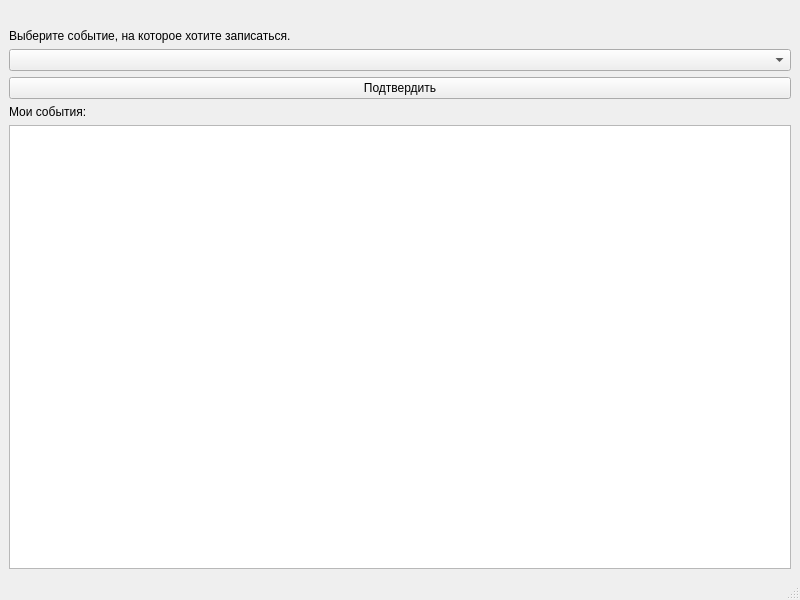
<?xml version="1.0" encoding="UTF-8"?>
<ui version="4.0">
 <class>ChoiceWindow</class>
 <widget class="QMainWindow" name="ChoiceWindow">
  <property name="geometry">
   <rect>
    <x>0</x>
    <y>0</y>
    <width>800</width>
    <height>600</height>
   </rect>
  </property>
  <property name="windowTitle">
   <string>MainWindow</string>
  </property>
  <widget class="QWidget" name="centralwidget">
   <layout class="QVBoxLayout" name="verticalLayout">
    <item>
     <widget class="QLabel" name="label_2">
      <property name="text">
       <string/>
      </property>
     </widget>
    </item>
    <item>
     <widget class="QLabel" name="label">
      <property name="text">
       <string>Выберите событие, на которое хотите записаться.</string>
      </property>
     </widget>
    </item>
    <item>
     <widget class="QComboBox" name="comboBox"/>
    </item>
    <item>
     <widget class="QPushButton" name="pushButton">
      <property name="text">
       <string>Подтвердить</string>
      </property>
     </widget>
    </item>
    <item>
     <widget class="QLabel" name="label_3">
      <property name="text">
       <string>Мои события:</string>
      </property>
     </widget>
    </item>
    <item>
     <widget class="QTableView" name="tableView"/>
    </item>
   </layout>
  </widget>
  <widget class="QMenuBar" name="menubar">
   <property name="geometry">
    <rect>
     <x>0</x>
     <y>0</y>
     <width>800</width>
     <height>21</height>
    </rect>
   </property>
  </widget>
  <widget class="QStatusBar" name="statusbar"/>
 </widget>
 <resources/>
 <connections/>
</ui>
